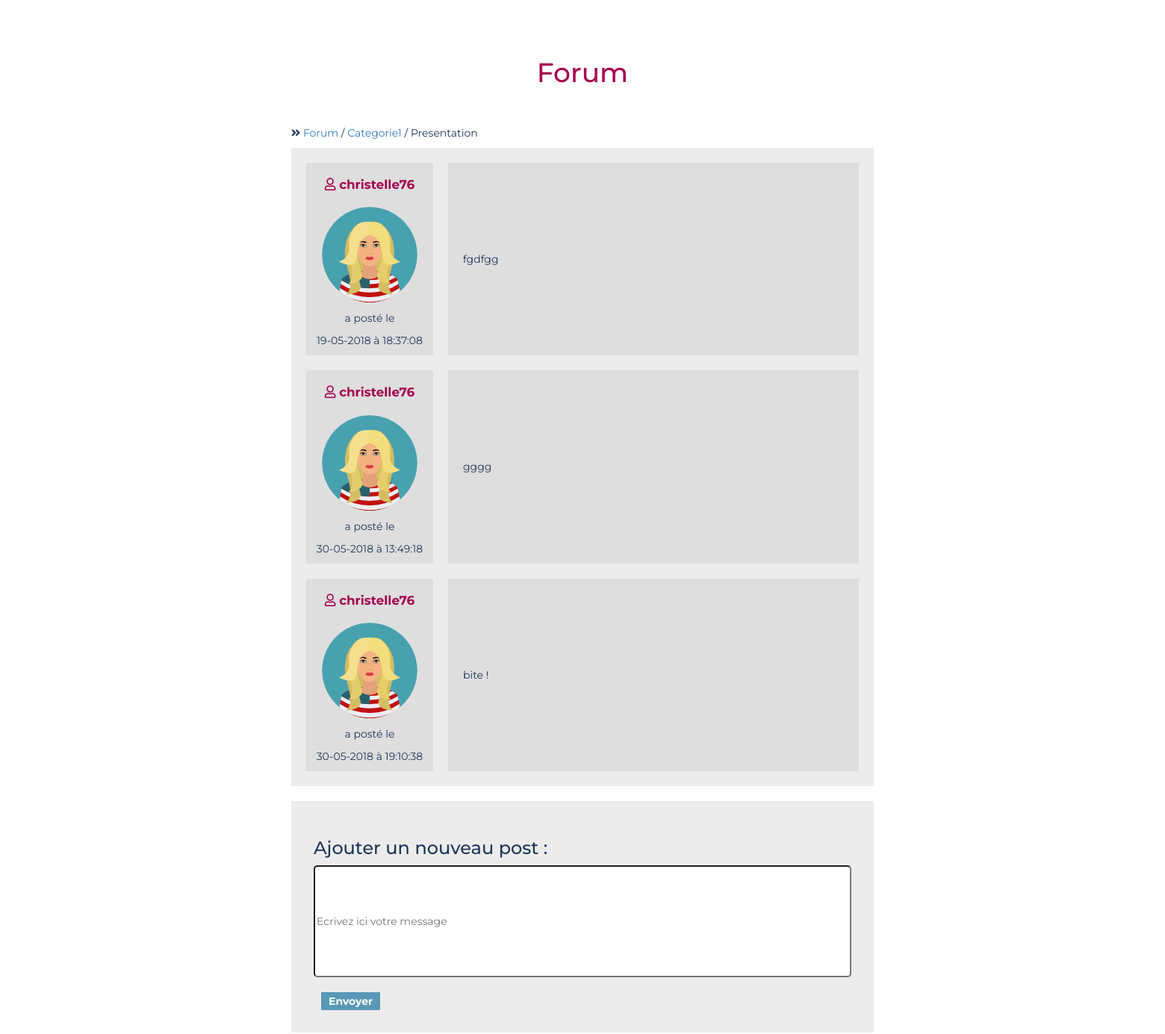
/index.php?page=forum&topic=1 (signed in, middle part), run on an earlier commit of the app's database.
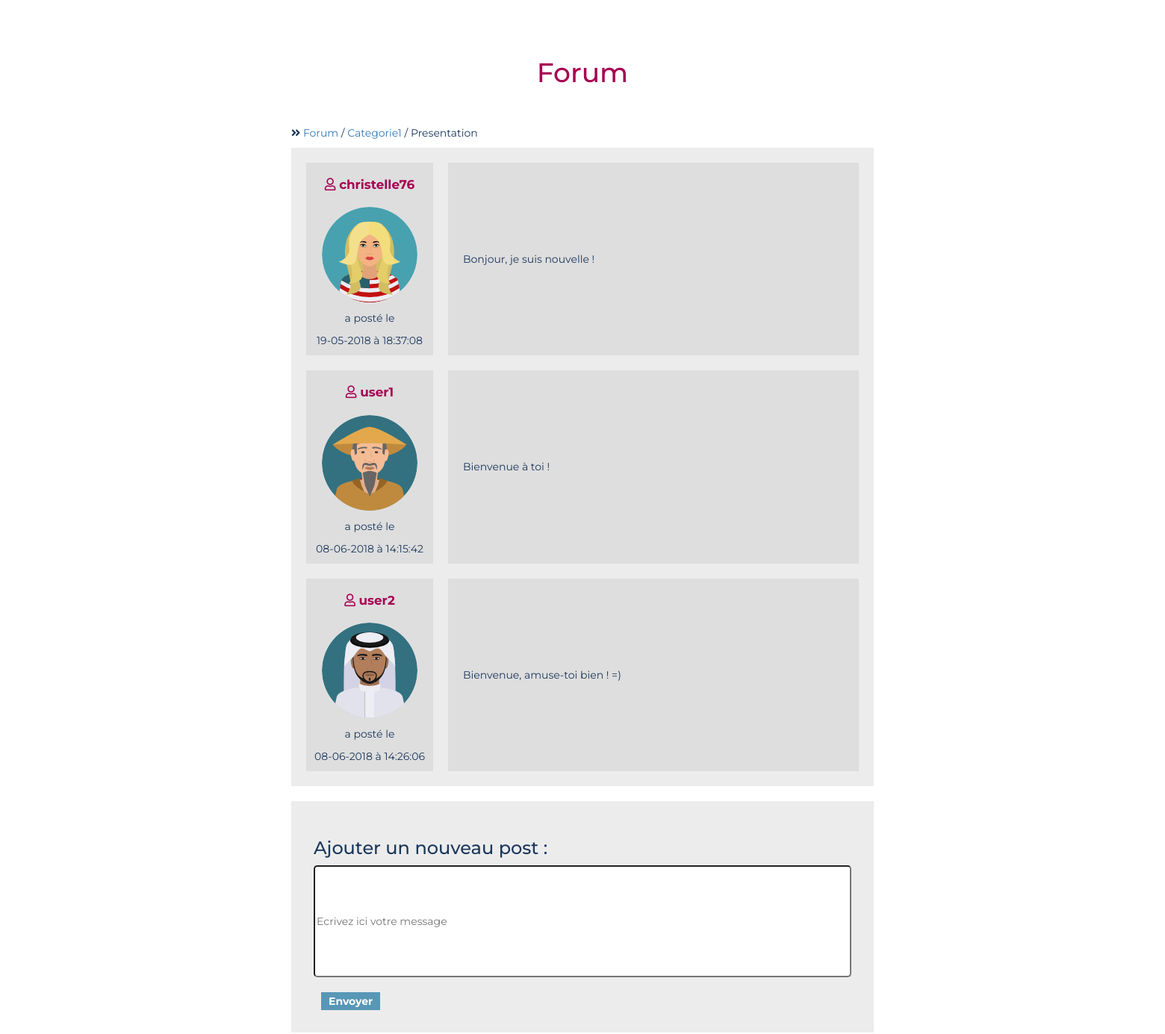
And on a later commit of the database.
### tables this page shows
CREATE TABLE IF NOT EXISTS `avbf_posts` (
  `post_id` int(8) NOT NULL AUTO_INCREMENT,
  `post_content` text NOT NULL,
  `post_date` datetime NOT NULL,
  `post_topic` int(8) NOT NULL,
  `post_by` varchar(255) NOT NULL,
  PRIMARY KEY (`post_id`)
);

### Controller/memberController.php (called while the page is built, shortened)
<?php
require_once('Modele\modele.php');
require_once('Modele\forum.php');
class MemberController extends Modele {
    function forum_posts_member($id) {
        $this->forum = new Forum();
        $categorieId = $this->forum->getCategorieId($id);
        $categorieName = $this->forum->getCategorieName($id);
        $topicName = $this->forum->getTopicName($id);
        $posts = $this->forum->getPosts($id);
        require_once('View\forumPostsMemberView.php');
        require 'View\memberTemplate.php';
    }
}

### index.php (called while the page is built, shortened)
<?php
require_once('router.php');

### Modele/modele.php (called while the page is built, shortened)
<?php
class Modele {
    public function getBdd() {
    $bdd = new PDO('mysql:host=localhost;dbname=projet5;charset=utf8', 'root', '', array(PDO::ATTR_ERRMODE => PDO::ERRMODE_EXCEPTION ));
    return $bdd;
    }
}

### Modele/forum.php (called while the page is built, shortened)
<?php
require_once "modele.php";
class Forum extends Modele {
    protected $bdd;
    function __construct() {
        $this->bdd = new Modele();
    }
    function getCategorieName($topic_id){
        $categorieId = $this->bdd->getBdd()->prepare("SELECT * FROM avbf_topics WHERE topic_id =?");
        $categorieId->execute(array($topic_id));
        $c = $categorieId->fetch();
        $categorieName = $this->bdd->getBdd()->query("SELECT * FROM avbf_categories WHERE cat_id = " . $c['topic_cat'] . "")->fetch();
        return $categorieName['cat_name'];
    }
    function getCategorieId($topic_id){
        $categorieId = $this->bdd->getBdd()->prepare("SELECT * FROM avbf_topics WHERE topic_id =?");
        $categorieId->execute(array($topic_id));
        $catId = $categorieId->fetch();
        return $catId['topic_cat'];
    }
    function getTopicName($topic_id) {
        $topicName = $this->bdd->getBdd()->prepare("SELECT * FROM avbf_topics WHERE topic_id =?");
        $topicName->execute(array($topic_id));
        $topName = $topicName->fetch();
        return $topName['topic_subject'];
    }
    function getPosts($id_topics){
        $posts = $this->bdd->getBdd()->prepare('SELECT * FROM avbf_posts WHERE post_topic=:id_topics');
        $posts->execute(array('id_topics'=>$id_topics));
        return $posts;
    }
}
?>

### View/forumPostsMemberView.php (the view, shortened to what this page needs)
<div class="titrePage">
    <h1>Forum</h1>
</div>
<div id="posts">
    <p><i class="fas fa-angle-double-right"></i> <a href="index.php?page=forum">Forum</a> / <a href="index.php?page=forum&categorie=<?= $categorieId;?>"><?= $categorieName;?></a> / <?= $topicName;?></p>
    <div class="post">
        <table>
        <?php foreach($posts as $post):?>
            <tr>
                <td class="postedBy">
                    <h2><span class="pink"><i class="far fa-user"></i> <?= $post['post_by'];?></span></h2>
                    <img src="Contenu/Images/users/<?= $post['post_by'];?>.png" alt="avatar">
                    <p>a posté le<br/>
                    <p><?php $date = date_create($post['post_date']); echo date_format($date,'d-m-Y \à H:i:s');?><br/></p>
                </td>
                <td class="messagePosted"><?= $post['post_content']; ?></td>
            </tr>
        <?php endforeach;?>
        </table>
    </div>
</div>
<div id="ajoutPost">
    <h3>Ajouter un nouveau post :</h3>
    <form method="post" name="addPost" action="index.php?page=forum&topic=<?= $_GET['topic'];?>">
        <input type="text" id="content" name="content" placeholder="Ecrivez ici votre message">
        <input type="hidden" name="user" value="<?= $_SESSION['username'];?>"><br/><br/>
        <input type="submit" class="submit" value="Envoyer">
    </form>
</div>

What changed in the data, as far as the page shows it:
removed avbf_posts: post_by "christelle76", post_by (picture), post_date "30-05-2018 à 13:49:18", post_content "gggg"
removed avbf_posts: post_by "christelle76", post_by (picture), post_date "30-05-2018 à 19:10:38", post_content "bite !"
changed avbf_posts "christelle76": post_content "fgdfgg" → "Bonjour, je suis nouvelle !"
added avbf_posts: post_by "user1", post_by (picture), post_date "08-06-2018 à 14:15:42", post_content "Bienvenue à toi !"
added avbf_posts: post_by "user2", post_by (picture), post_date "08-06-2018 à 14:26:06", post_content "Bienvenue, amuse-toi bien ! =)"
